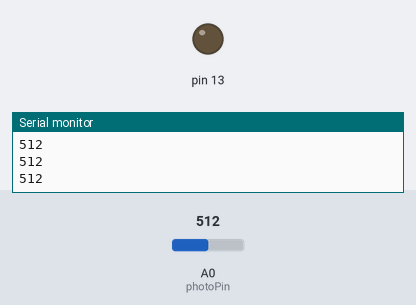
Simulated run of this sketch. Board: Arduino Uno, built with avr-gcc and run on an emulated ATmega328P. On the bench: output pins drawn as LEDs (lit = HIGH), the last lines printed to the serial monitor. The test bench sets the inputs (shaded band); at power-on: A0 (photoPin) = 512. At 11.4 s the program stops and its outputs stay as they are.

Above: at 6.2 s.
6.3 s: A0 (photoPin) set to 489
At 7.4 s:
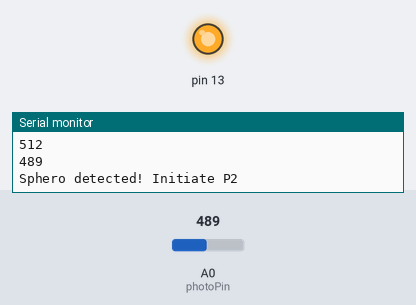
Timing chart, 0 to 12.9 s (numbered marks = the images above; inputs shaded):
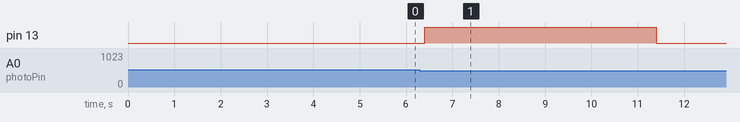

The sketch:

Rube_Goldberg_Machine_P2.ino
```cpp
const int photoPin = 0;
int lightLevel;
int baseLevel;

void setup() {
  // put your setup code here, to run once:
  delay(5000);
  Serial.begin(9600);
  baseLevel = analogRead(photoPin);
  pinMode(13, OUTPUT);
}

void loop() {
  // put your main code here, to run repeatedly:
  lightLevel = analogRead(photoPin);
  Serial.println(lightLevel);
  if (baseLevel - 10 >= lightLevel) {
    Serial.println("Sphero detected! Initiate P2");
    Serial.end();
    digitalWrite(13, HIGH);
    delay(5000);
    digitalWrite(13, LOW);

  }
}
```

Measured:
- the behaviour switches between 503 and 502 on A0 (photoPin) (found by bisection; images 0 and 1)
- after the input at 6.3 s, pin 13: LOW → HIGH after 0.10 s, → LOW 5.0 s later
